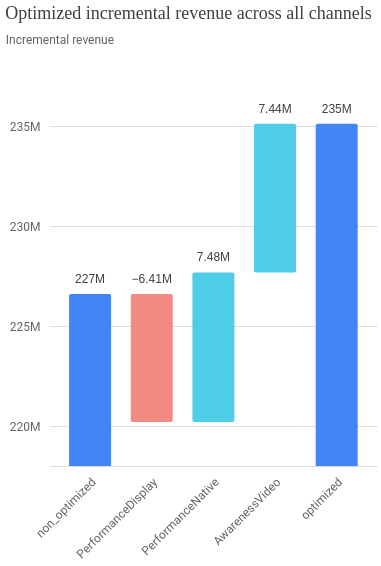

The notebook cell this image was saved under:
### Code cell
fixed_optimizer.plot_incremental_outcome_delta()

### Figure 1 — Vega-Lite specification as saved in the notebook (floating-point values rounded to 4 significant figures)
{"config": {"view": {"continuousWidth": 300, "continuousHeight": 300, "strokeOpacity": 0}, "axis": {"labelColor": "#5F6368", "labelFont": "Roboto", "labelFontSize": 12, "titleColor": "#5F6368", "titleFont": "Roboto", "titleFontSize": 12, "titleFontWeight": "normal"}}, "layer": [{"mark": {"type": "bar", "clip": true, "cornerRadius": 2, "size": 42}, "encoding": {"color": {"condition": [{"test": "datum.channel === 'non_optimized' || datum.channel === 'optimized'", "value": "#4285F4"}, {"test": "datum.incremental_outcome < 0", "value": "#F28B82"}], "value": "#4ECDE6"}, "tooltip": [{"field": "channel", "type": "nominal"}, {"field": "incremental_outcome", "type": "quantitative"}], "x": {"axis": {"domainColor": "#DADCE0", "labelAngle": -45, "labelPadding": 10, "ticks": false}, "field": "channel", "scale": {"paddingOuter": 0.2}, "sort": null, "title": null, "type": "nominal"}, "y": {"axis": {"domain": false, "labelExpr": "replace(format(datum.value, '.3~s'), 'G', 'B')", "labelPadding": 10, "tickCount": 5, "ticks": false, "title": "Incremental revenue", "titleAlign": "left", "titleAngle": 0, "titleY": -20}, "field": "prev_sum", "scale": {"domain": [219200000.0, 236100000.0]}, "type": "quantitative"}, "y2": {"field": "sum_outcome"}}, "transform": [{"window": [{"op": "sum", "field": "incremental_outcome", "as": "sum_outcome"}, {"op": "lead", "field": "channel", "as": "lead_channel"}]}, {"calculate": "datum.lead_channel === null ? datum.channel : datum.lead_channel", "as": "calc_lead"}, {"calculate": "datum.channel === 'optimized' ? 0 : datum.sum_outcome - datum.incremental_outcome", "as": "prev_sum"}, {"calculate": "datum.channel === 'optimized' ? replace(format(datum.sum_outcome, '.3~s'), 'G', 'B') : replace(format(datum.incremental_outcome, '.3~s'), 'G', 'B')", "as": "calc_amount"}, {"calculate": "datum.sum_outcome < datum.prev_sum ? datum.prev_sum : datum.sum_outcome", "as": "text_pos"}]}, {"mark": {"type": "text", "baseline": "top", "color": "#3C4043", "dy": -20, "fontSize": 12}, "encoding": {"text": {"field": "calc_amount", "type": "nominal"}, "x": {"axis": {"domainColor": "#DADCE0", "labelAngle": -45, "labelPadding": 10, "ticks": false}, "field": "channel", "scale": {"paddingOuter": 0.2}, "sort": null, "title": null, "type": "nominal"}, "y": {"field": "text_pos", "type": "quantitative"}}, "transform": [{"window": [{"op": "sum", "field": "incremental_outcome", "as": "sum_outcome"}, {"op": "lead", "field": "channel", "as": "lead_channel"}]}, {"calculate": "datum.lead_channel === null ? datum.channel : datum.lead_channel", "as": "calc_lead"}, {"calculate": "datum.channel === 'optimized' ? 0 : datum.sum_outcome - datum.incremental_outcome", "as": "prev_sum"}, {"calculate": "datum.channel === 'optimized' ? replace(format(datum.sum_outcome, '.3~s'), 'G', 'B') : replace(format(datum.incremental_outcome, '.3~s'), 'G', 'B')", "as": "calc_amount"}, {"calculate": "datum.sum_outcome < datum.prev_sum ? datum.prev_sum : datum.sum_outcome", "as": "text_pos"}]}], "data": {"name": "data-1c3796d4831958c637dc4963f7b66fdd"}, "height": 400, "title": {"text": "Optimized incremental revenue across all channels", "anchor": "start", "color": "#3C4043", "font": "Google Sans Display", "fontSize": 18, "fontWeight": "normal", "offset": 10}, "width": 326.8, "$schema": "https://vega.github.io/schema/vega-lite/v5.20.1.json", "datasets": {"data-1c3796d4831958c637dc4963f7b66fdd": [{"channel": "non_optimized", "incremental_outcome": 226600000.0}, {"channel": "PerformanceDisplay", "incremental_outcome": -6408000.0}, {"channel": "PerformanceNative", "incremental_outcome": 7480000.0}, {"channel": "AwarenessVideo", "incremental_outcome": 7439000.0}, {"channel": "optimized", "incremental_outcome": 0.0}]}}
